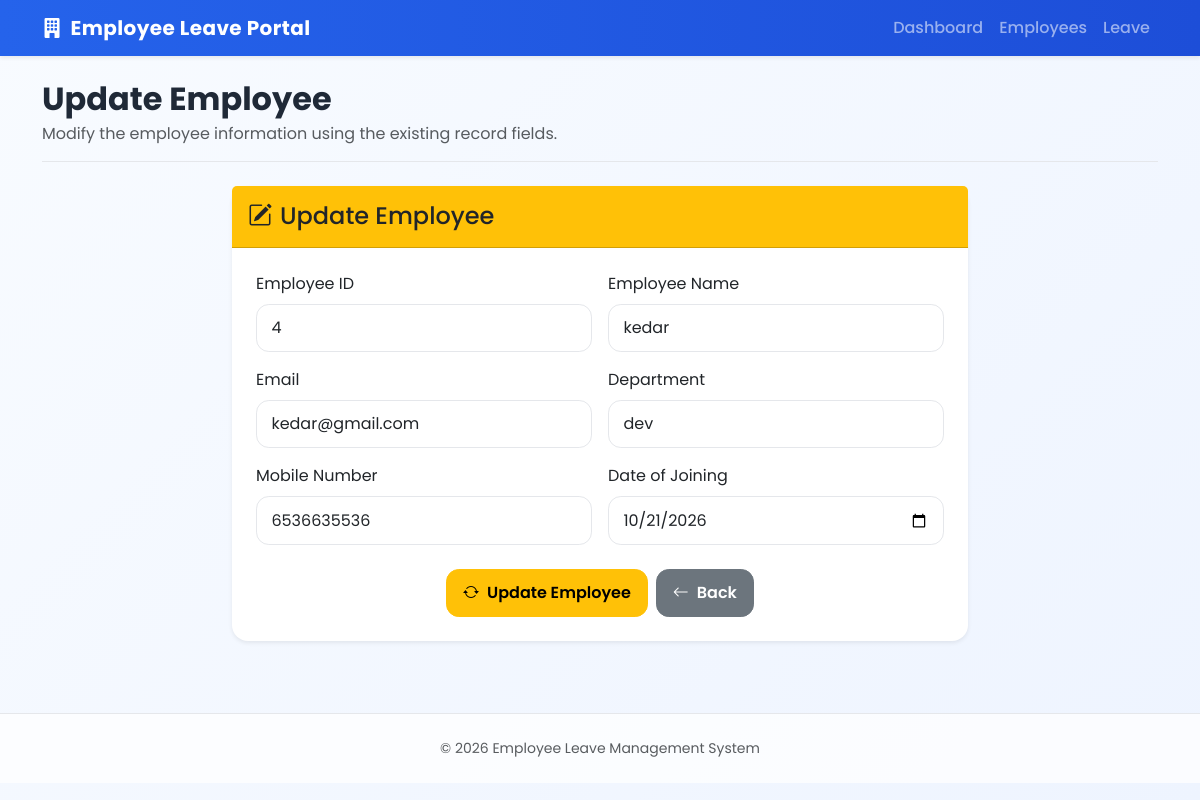
The app's page /update/5/ with its own data.
### employee/models.py (models this page shows, shortened)
class Employee(models.Model):
    employee_id = models.IntegerField()
    name = models.CharField(max_length=100)
    email = models.EmailField()
    department = models.CharField(max_length=100)
    mobile_number = models.CharField(max_length=10)
    date_of_joining = models.DateField()

### employee/views.py (the view, shortened to what this page needs)
# urls.py: path('update/<int:id>/', views.update_view, name='update'),
def update_view(request, id):
    employee = Employee.objects.get(id=id)
    context = {
        "employee": employee
    }
    return render(request, "employee/update.html", context)

### employee/templates/employee/update.html (shortened to what this page needs)
{% extends 'base.html' %}
{% block page_title %}Update Employee{% endblock %}
{% block page_description %}Modify the employee information using the existing record fields.{% endblock %}
{% block content %}
<div class="row justify-content-center">
    <div class="col-lg-8">
        <div class="card border-0 shadow-sm">
            <div class="card-header bg-warning text-dark py-3">
                <h4 class="mb-0"><i class="bi bi-pencil-square me-2"></i>Update Employee</h4>
            </div>
            <div class="card-body p-4">
                <form method="POST">
                    <div class="row g-3">
                        <div class="col-md-6">
                            <label class="form-label">Employee ID</label>
                            <input type="number" class="form-control" name="employee_id" value="{{ employee.employee_id }}" required>
                        </div>
                        <div class="col-md-6">
                            <label class="form-label">Employee Name</label>
                            <input type="text" class="form-control" name="name" value="{{ employee.name }}" required>
                        </div>
                        <div class="col-md-6">
                            <label class="form-label">Email</label>
                            <input type="email" class="form-control" name="email" value="{{ employee.email }}" required>
                        </div>
                        <div class="col-md-6">
                            <label class="form-label">Department</label>
                            <input type="text" class="form-control" name="department" value="{{ employee.department }}" required>
                        </div>
                        <div class="col-md-6">
                            <label class="form-label">Mobile Number</label>
                            <input type="text" class="form-control" name="mobile_number" value="{{ employee.mobile_number }}" required>
                        </div>
                        <div class="col-md-6">
                            <label class="form-label">Date of Joining</label>
                            <input type="date" class="form-control" name="date_of_joining" value="{{ employee.date_of_joining|date:'Y-m-d' }}" required>
                        </div>
                    </div>
                    <div class="d-flex justify-content-center gap-2 mt-4">
                        <button class="btn btn-warning"><i class="bi bi-arrow-repeat me-2"></i>Update Employee</button>
                        <a href="{% url 'display' %}" class="btn btn-secondary"><i class="bi bi-arrow-left me-2"></i>Back</a>
                    </div>
                </form>
            </div>
        </div>
    </div>
</div>
{% endblock %}

### static/css/style.css (style rules this page uses)
:root { --primary: #2563eb; --primary-dark: #1d4ed8; --success: #16a34a; --warning: #f59e0b; --danger: #dc2626; --muted: #6b7280; --surface: #ffffff; --border: #e5e7eb; }
body { font-family: 'Poppins', sans-serif; background: linear-gradient(135deg, #f8fbff 0%, #eef4ff 100%); color: #1f2937; min-height: 100vh; }
.card { border: 0; border-radius: 1rem; box-shadow: 0 12px 30px rgba(15, 23, 42, 0.08); transition: transform 0.2s ease, box-shadow 0.2s ease; }
.btn { border-radius: 0.8rem; font-weight: 600; padding: 0.7rem 1rem; }
.form-control, .form-select, textarea { border-radius: 0.8rem; border-color: var(--border); padding: 0.7rem 0.9rem; }

### records on screen
Employee: employee_id "4", name "kedar", email "kedar@gmail.com", department "dev", mobile_number "6536635536", date_of_joining "10/21/2026"
